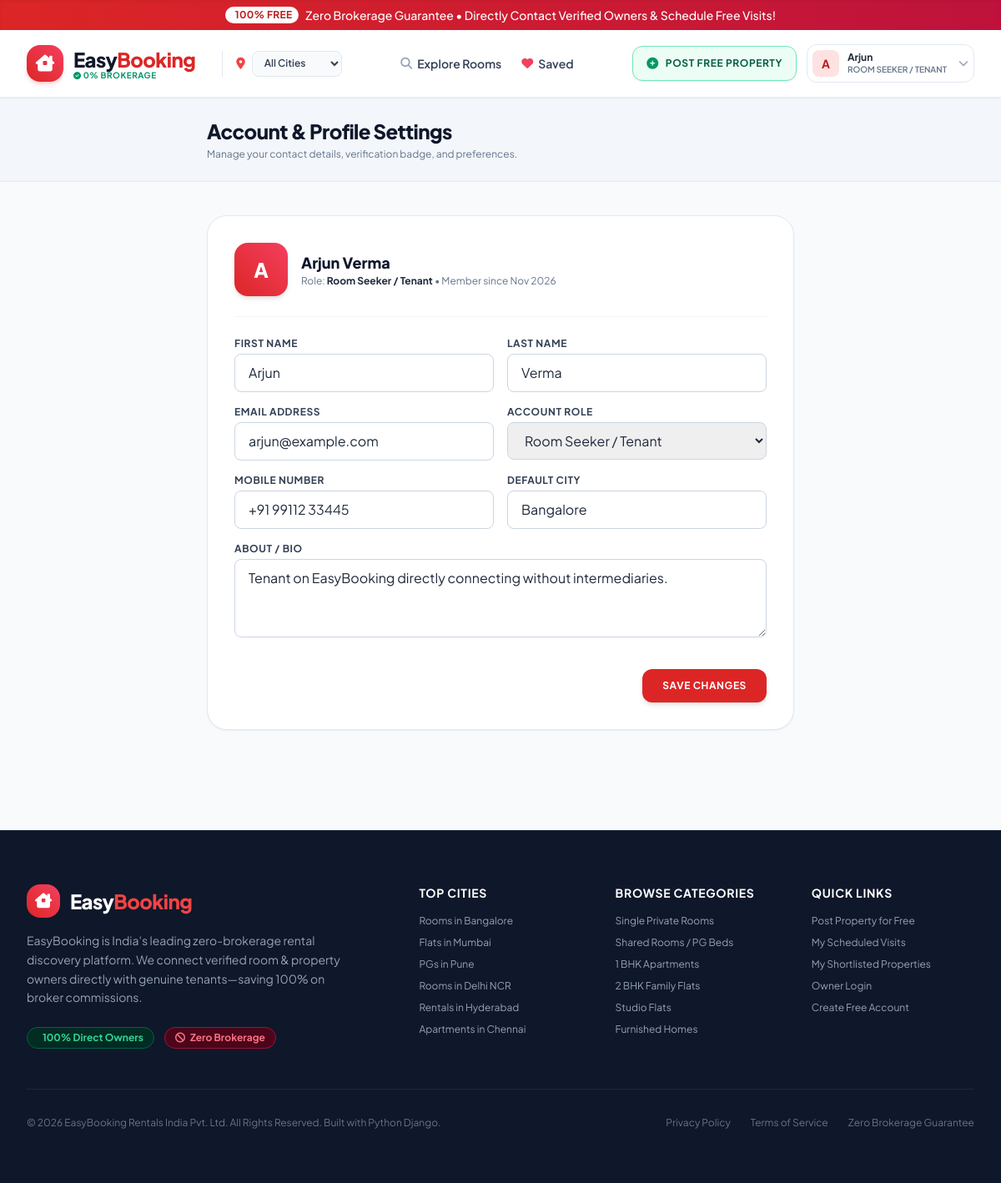
Page /accounts/profile/ (signed in) on the committed database.
### accounts/models.py (models this page shows, shortened)
class UserProfile(models.Model):
    ROLE_CHOICES = (
        ('tenant', 'Room Seeker / Tenant'),
        ('owner', 'Room / Property Owner'),
    )
    user = models.OneToOneField(User, on_delete=models.CASCADE, related_name='profile')
    role = models.CharField(max_length=20, choices=ROLE_CHOICES, default='tenant')
    phone = models.CharField(max_length=20, blank=True)
    city = models.CharField(max_length=100, blank=True, default='Bangalore')
    avatar = models.ImageField(upload_to='avatars/', blank=True, null=True)
    bio = models.TextField(blank=True)
    is_verified_owner = models.BooleanField(default=False)
    created_at = models.DateTimeField(auto_now_add=True)
    @property
    def display_name(self):
        if self.user.first_name:
            return f"{self.user.first_name} {self.user.last_name}".strip()
        return self.user.username

### accounts/views.py (the view)
# urls.py: path('profile/', views.profile_view, name='profile'),
@login_required
def profile_view(request):
    user = request.user
    profile = user.profile
    if request.method == 'POST':
        form = ProfileUpdateForm(request.POST, request.FILES, instance=profile, user=user)
        if form.is_valid():
            user.first_name = form.cleaned_data['first_name']
            user.last_name = form.cleaned_data['last_name']
            user.email = form.cleaned_data['email']
            user.save()
            form.save()
            messages.success(request, "Your profile was updated successfully!")
            return redirect('profile')
    else:
        form = ProfileUpdateForm(instance=profile, user=user)
    return render(request, 'accounts/profile.html', {'form': form, 'profile': profile})

### templates/accounts/profile.html (shortened to what this page needs)
{% extends 'base.html' %}
{% block content %}
<div class="bg-slate-100/70 border-b border-slate-200 py-6">
    <div class="max-w-3xl mx-auto px-4 sm:px-6 lg:px-8">
        <h1 class="text-2xl font-black text-slate-900 tracking-tight">Account & Profile Settings</h1>
        <p class="text-xs text-slate-500 mt-1">Manage your contact details, verification badge, and preferences.</p>
    </div>
</div>
<div class="max-w-3xl mx-auto px-4 sm:px-6 lg:px-8 py-10">
    <div class="bg-white rounded-3xl border border-slate-200 p-6 sm:p-8 shadow-sm">
        <div class="flex items-center gap-4 pb-6 border-b border-slate-100 mb-6">
            <div class="w-16 h-16 rounded-2xl bg-gradient-to-tr from-red-600 to-rose-500 text-white font-black text-2xl flex items-center justify-center shadow-md">
                {{ request.user.first_name|default:request.user.username|slice:":1"|upper }}
            </div>
            <div>
                <div class="flex items-center gap-2">
                    <h3 class="text-lg font-black text-slate-900">{{ profile.display_name }}</h3>
                </div>
                <p class="text-xs text-slate-500">
                    Role: <strong class="text-slate-800 capitalize">{{ profile.get_role_display }}</strong>
                    • Member since {{ request.user.date_joined|date:"M Y" }}
                </p>
            </div>
        </div>
        <form method="POST" enctype="multipart/form-data" class="space-y-4">
            <div class="grid grid-cols-1 sm:grid-cols-2 gap-4">
                <div>
                    <label class="block text-xs font-bold text-slate-700 uppercase tracking-wider mb-1">First Name</label>
                    {{ form.first_name }}
                </div>
                <div>
                    <label class="block text-xs font-bold text-slate-700 uppercase tracking-wider mb-1">Last Name</label>
                    {{ form.last_name }}
                </div>
            </div>
            <div class="grid grid-cols-1 sm:grid-cols-2 gap-4">
                <div>
                    <label class="block text-xs font-bold text-slate-700 uppercase tracking-wider mb-1">Email Address</label>
                    {{ form.email }}
                </div>
                <div>
                    <label class="block text-xs font-bold text-slate-700 uppercase tracking-wider mb-1">Account Role</label>
                    {{ form.role }}
                </div>
            </div>
            <div class="grid grid-cols-1 sm:grid-cols-2 gap-4">
                <div>
                    <label class="block text-xs font-bold text-slate-700 uppercase tracking-wider mb-1">Mobile Number</label>
                    {{ form.phone }}
                </div>
                <div>
                    <label class="block text-xs font-bold text-slate-700 uppercase tracking-wider mb-1">Default City</label>
                    {{ form.city }}
                </div>
            </div>
            <div>
                <label class="block text-xs font-bold text-slate-700 uppercase tracking-wider mb-1">About / Bio</label>
                {{ form.bio }}
            </div>
            <div class="pt-4 flex items-center justify-end">
                <button type="submit" class="px-6 py-3 rounded-xl bg-red-600 hover:bg-red-700 text-white font-bold text-xs uppercase tracking-wider shadow-md transition">
                    Save Changes
                </button>
            </div>
        </form>
    </div>
</div>
{% endblock %}

### templates/base.html (shortened to what this page needs)
{% load static humanize %}
<!DOCTYPE html>
<html lang="en">
<head>
    <script src="https://cdn.tailwindcss.com"></script>
    <link rel="stylesheet" href="https://cdnjs.cloudflare.com/ajax/libs/font-awesome/6.5.1/css/all.min.css">
</head>
<body class="min-h-screen flex flex-col antialiased">
    <div class="bg-gradient-to-r from-red-600 to-rose-700 text-white text-xs sm:text-sm py-2 px-4 text-center font-medium shadow-inner">
        <div class="max-w-7xl mx-auto flex items-center justify-center gap-2">
            <span class="inline-flex items-center px-2 py-0.5 rounded-full text-xs font-bold bg-white text-red-700 uppercase tracking-wide">
                 100% Free
            </span>
            <span>Zero Brokerage Guarantee • Directly Contact Verified Owners & Schedule Free Visits!</span>
        </div>
    </div>
    <header class="sticky top-0 z-50 bg-white/95 backdrop-blur-md border-b border-slate-200/80 shadow-sm transition-all">
        <div class="max-w-7xl mx-auto px-4 sm:px-6 lg:px-8">
            <div class="flex items-center justify-between h-20">
                <div class="flex items-center gap-8">
                    <a href="{% url 'home' %}" class="flex items-center gap-3 group">
                        <div class="w-11 h-11 rounded-2xl bg-gradient-to-tr from-red-600 to-rose-500 flex items-center justify-center text-white shadow-md shadow-red-500/20 group-hover:scale-105 transition-transform">
                            <i class="fa-solid fa-house-chimney-window text-xl"></i>
                        </div>
                        <div>
                            <span class="text-2xl font-black tracking-tight text-slate-900 group-hover:text-red-600 transition-colors">
                                Easy<span class="text-red-600">Booking</span>
                            </span>
                            <span class="block text-[10px] font-bold uppercase tracking-wider text-emerald-600 -mt-1">
                                <i class="fa-solid fa-circle-check text-[9px]"></i> 0% Brokerage
                            </span>
                        </div>
                    </a>
                    <div class="hidden lg:flex items-center gap-2 pl-4 border-l border-slate-200">
                        <i class="fa-solid fa-location-dot text-red-500 text-sm"></i>
                        <form method="GET" action="{% url 'listing_list' %}" class="m-0">
                            <select name="city" onchange="this.form.submit()" class="bg-slate-50 border border-slate-200 text-slate-700 text-xs font-semibold rounded-lg px-2.5 py-1.5 focus:ring-2 focus:ring-red-500 focus:outline-none cursor-pointer hover:bg-slate-100 transition">
                                <option value="all">All Cities</option>
                            </select>
                        </form>
                    </div>
                </div>
                <nav class="hidden md:flex items-center gap-6">
                    <a href="{% url 'listing_list' %}" class="text-sm font-semibold text-slate-700 hover:text-red-600 transition flex items-center gap-1.5">
                        <i class="fa-solid fa-magnifying-glass text-slate-400"></i> Explore Rooms
                    </a>
                    <a href="{% url 'wishlist' %}" class="text-sm font-semibold text-slate-700 hover:text-red-600 transition flex items-center gap-1.5 relative">
                        <i class="fa-solid fa-heart text-rose-500"></i> Saved
                    </a>
                </nav>
                <div class="flex items-center gap-3">
                    <a href="{% url 'property_create' %}" class="hidden sm:inline-flex items-center gap-2 px-4 py-2.5 rounded-xl font-bold text-xs uppercase tracking-wider text-emerald-800 bg-emerald-50 border border-emerald-300 hover:bg-emerald-100 hover:border-emerald-400 shadow-sm transition">
                        <i class="fa-solid fa-plus-circle text-emerald-600 text-sm"></i>
                        Post Free Property
                    </a>
                    {% if request.user.is_authenticated %}
                        <div class="relative" id="userMenuWrapper">
                            <button id="userMenuBtn" class="flex items-center gap-2.5 p-1.5 rounded-xl border border-slate-200 hover:border-slate-300 hover:bg-slate-50 transition">
                                <div class="w-8 h-8 rounded-lg bg-red-100 text-red-700 font-bold flex items-center justify-center text-sm">
                                    {{ request.user.first_name|default:request.user.username|slice:":1"|upper }}
                                </div>
                                <div class="hidden md:block text-left pr-1">
                                    <p class="text-xs font-bold text-slate-800 leading-tight">
                                        {{ request.user.first_name|default:request.user.username }}
                                    </p>
                                    <p class="text-[10px] font-semibold text-slate-500 uppercase">
                                        {{ request.user.profile.get_role_display }}
                                    </p>
                                </div>
                                <i class="fa-solid fa-chevron-down text-slate-400 text-xs"></i>
                            </button>
                        </div>
                    {% endif %}
                </div>
            </div>
        </div>
    </header>
    <main class="flex-grow">
        {% block content %}{% endblock %}
    </main>
    <footer class="bg-slate-900 text-slate-300 border-t border-slate-800 mt-20">
        <div class="max-w-7xl mx-auto px-4 sm:px-6 lg:px-8 py-16">
            <div class="grid grid-cols-1 md:grid-cols-2 lg:grid-cols-5 gap-10">
                <div class="lg:col-span-2 space-y-4">
                    <div class="flex items-center gap-3">
                        <div class="w-10 h-10 rounded-2xl bg-gradient-to-tr from-red-600 to-rose-500 flex items-center justify-center text-white">
                            <i class="fa-solid fa-house-chimney-window text-lg"></i>
                        </div>
                        <span class="text-2xl font-black text-white tracking-tight">
                            Easy<span class="text-red-500">Booking</span>
                        </span>
                    </div>
                    <p class="text-sm text-slate-400 leading-relaxed max-w-sm">
                        EasyBooking is India's leading zero-brokerage rental discovery platform. We connect verified room & property owners directly with genuine tenants—saving 100% on broker commissions.
                    </p>
                    <div class="flex items-center gap-3 pt-2">
                        <span class="inline-flex items-center gap-1.5 px-3 py-1 rounded-full text-xs font-bold bg-emerald-950 text-emerald-400 border border-emerald-800">
                             100% Direct Owners
                        </span>
                        <span class="inline-flex items-center gap-1.5 px-3 py-1 rounded-full text-xs font-bold bg-rose-950 text-rose-400 border border-rose-800">
                            <i class="fa-solid fa-ban"></i> Zero Brokerage
                        </span>
                    </div>
                </div>
                <div>
                    <h4 class="text-sm font-bold uppercase tracking-wider text-white mb-4">Top Cities</h4>
                    <ul class="space-y-2.5 text-xs text-slate-400">
                        <li><a href="{% url 'listing_list' %}?city=Bangalore" class="hover:text-red-400 transition">Rooms in Bangalore</a></li>
                        <li><a href="{% url 'listing_list' %}?city=Mumbai" class="hover:text-red-400 transition">Flats in Mumbai</a></li>
                        <li><a href="{% url 'listing_list' %}?city=Pune" class="hover:text-red-400 transition">PGs in Pune</a></li>
                        <li><a href="{% url 'listing_list' %}?city=Delhi+NCR" class="hover:text-red-400 transition">Rooms in Delhi NCR</a></li>
                        <li><a href="{% url 'listing_list' %}?city=Hyderabad" class="hover:text-red-400 transition">Rentals in Hyderabad</a></li>
                        <li><a href="{% url 'listing_list' %}?city=Chennai" class="hover:text-red-400 transition">Apartments in Chennai</a></li>
                    </ul>
                </div>
                <div>
                    <h4 class="text-sm font-bold uppercase tracking-wider text-white mb-4">Browse Categories</h4>
                    <ul class="space-y-2.5 text-xs text-slate-400">
                        <li><a href="{% url 'listing_list' %}?property_type=single_room" class="hover:text-red-400 transition">Single Private Rooms</a></li>
                        <li><a href="{% url 'listing_list' %}?property_type=shared_room" class="hover:text-red-400 transition">Shared Rooms / PG Beds</a></li>
                        <li><a href="{% url 'listing_list' %}?property_type=1bhk" class="hover:text-red-400 transition">1 BHK Apartments</a></li>
                        <li><a href="{% url 'listing_list' %}?property_type=2bhk" class="hover:text-red-400 transition">2 BHK Family Flats</a></li>
                        <li><a href="{% url 'listing_list' %}?property_type=studio" class="hover:text-red-400 transition">Studio Flats</a></li>
                        <li><a href="{% url 'listing_list' %}?furnishing=fully_furnished" class="hover:text-red-400 transition">Furnished Homes</a></li>
                    </ul>
                </div>
                <div>
                    <h4 class="text-sm font-bold uppercase tracking-wider text-white mb-4">Quick Links</h4>
                    <ul class="space-y-2.5 text-xs text-slate-400">
                        <li><a href="{% url 'property_create' %}" class="hover:text-red-400 transition">Post Property for Free</a></li>
                        <li><a href="{% url 'tenant_dashboard' %}" class="hover:text-red-400 transition">My Scheduled Visits</a></li>
                        <li><a href="{% url 'wishlist' %}" class="hover:text-red-400 transition">My Shortlisted Properties</a></li>
                        <li><a href="{% url 'login' %}" class="hover:text-red-400 transition">Owner Login</a></li>
                        <li><a href="{% url 'register' %}" class="hover:text-red-400 transition">Create Free Account</a></li>
                    </ul>
                </div>
            </div>
            <div class="mt-12 pt-8 border-t border-slate-800 flex flex-col sm:flex-row items-center justify-between text-xs text-slate-500 gap-4">
                <p>© 2026 EasyBooking Rentals India Pvt. Ltd. All Rights Reserved. Built with Python Django.</p>
                <div class="flex items-center gap-6">
                    <span class="hover:text-slate-400 cursor-pointer">Privacy Policy</span>
                    <span class="hover:text-slate-400 cursor-pointer">Terms of Service</span>
                    <span class="hover:text-slate-400 cursor-pointer">Zero Brokerage Guarantee</span>
                </div>
            </div>
        </div>
    </footer>
</body>
</html>

### templates/base.html (style rules this page uses)
body { font-family: 'Plus Jakarta Sans', sans-serif; background-color: #f8fafc; color: #1e293b; }

### rows in the picture
UserProfile: display_name "Arjun Verma", role "Room Seeker / Tenant", phone "+91 99112 33445", city "Bangalore", bio "Tenant on EasyBooking directly connecting without intermediaries."

### other values in the picture
{{ request.user.first_name|default:request.user.username|slice:":1"|upper }} "A"
{{ request.user.first_name|default:request.user.username }} "Arjun"
{{ request.user.profile.get_role_display }} "ROOM SEEKER / TENANT"
{{ request.user.date_joined|date:"M Y" }} "Nov 2026"
